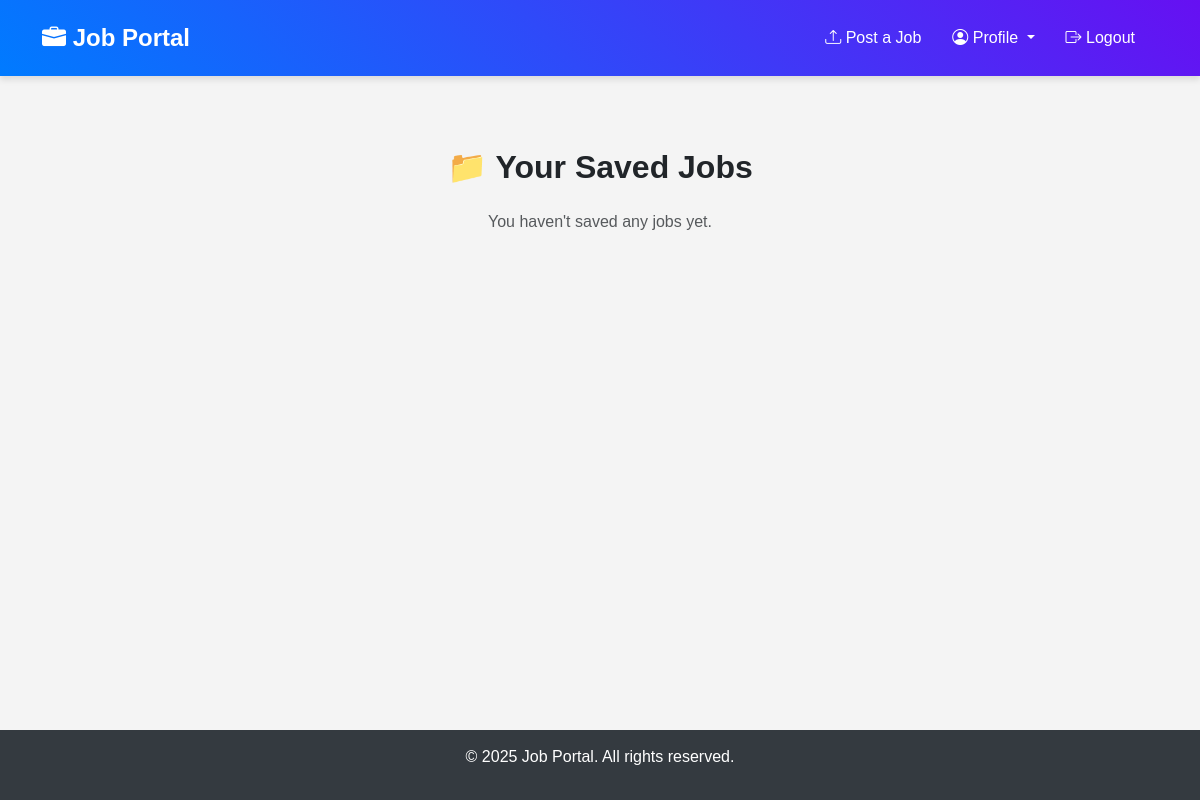
/saved-jobs/ (signed in), run on an earlier commit of the app's database.
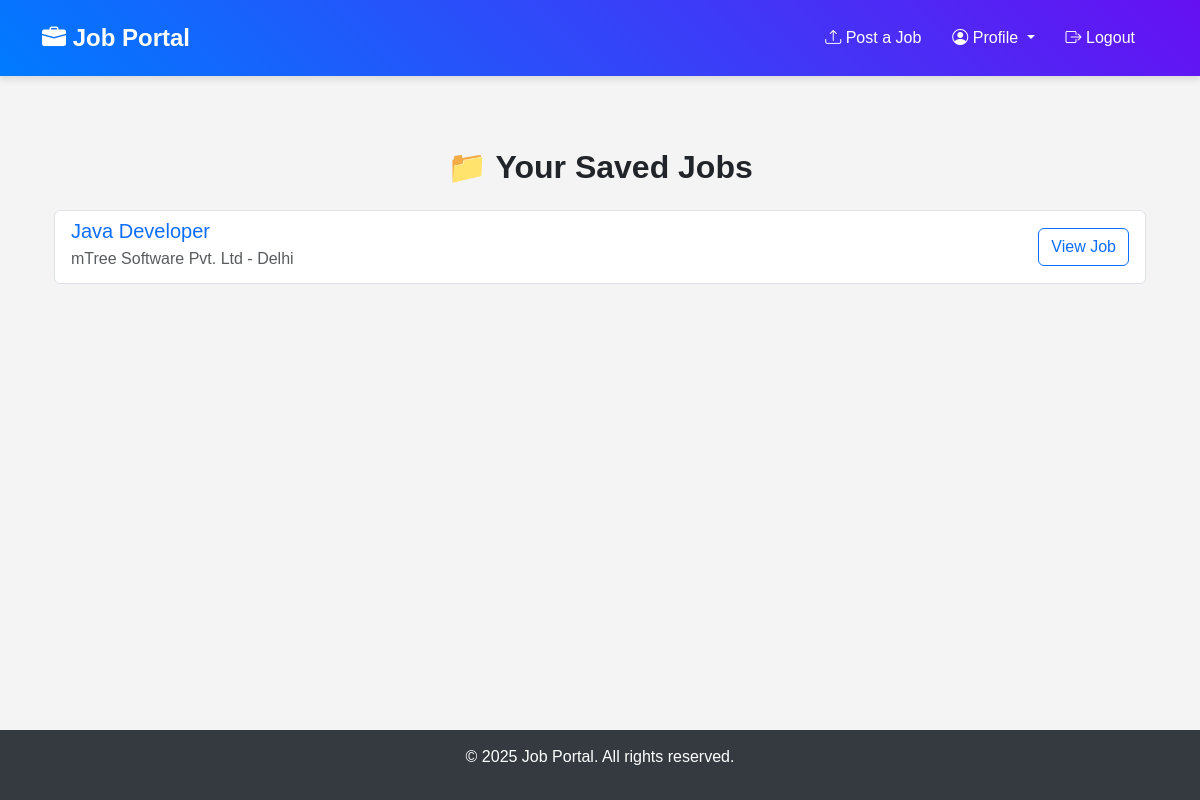
And on a later commit of the database.
### jobs/models.py (models this page shows, shortened)
class SavedJob(models.Model):
    user = models.ForeignKey(User, on_delete=models.CASCADE)
    job = models.ForeignKey("Job", on_delete=models.CASCADE)
    saved_at = models.DateTimeField(auto_now_add=True)
    class Meta:
        unique_together = ("user", "job")  # Prevent duplicate saves

class Job(models.Model):
    JOB_TYPE_CHOICES = [
        ("full_time", "Full Time"),
        ("part_time", "Part Time"),
        ("contract", "Contract"),
        ("internship", "Internship"),
    ]
    title = models.CharField(max_length=255)
    company = models.CharField(max_length=255)
    posted_by = models.ForeignKey(User, on_delete=models.CASCADE)
    description = models.TextField()
    job_type = models.CharField(max_length=50, choices=JOB_TYPE_CHOICES)
    location = models.CharField(max_length=255)
    salary = models.DecimalField(max_digits=10, decimal_places=2)
    experience = models.CharField(max_length=100)  # e.g., "2-3 years"
    education = models.CharField(max_length=100)  # e.g., "Bachelor's Degree"
    mandatory_skills = models.TextField()  # Comma-separated skills
    created_at = models.DateTimeField(auto_now_add=True)
    updated_at = models.DateTimeField(auto_now=True)

### jobs/views.py (the view)
# urls.py: path("saved-jobs/", SavedJobsListView.as_view(), name="saved_jobs_list"),
class SavedJobsListView(LoginRequiredMixin, View):
    template_name = "jobs/saved_jobs_list.html"
    def get(self, request):
        saved_jobs = SavedJob.objects.filter(user=request.user)
        return render(request, self.template_name, {"saved_jobs": saved_jobs})

### jobs/templates/jobs/saved_jobs_list.html (shortened to what this page needs)
{% extends 'jobs/base.html' %}
{% block content %}
<div class="container mt-5">
    <h2 class="text-center fw-bold">📁 Your Saved Jobs</h2>
    {% if saved_jobs %}
    <ul class="list-group mt-4">
        {% for saved_job in saved_jobs %}
        <li class="list-group-item d-flex justify-content-between align-items-center">
            <div>
                <h5 class="mb-1 text-primary">{{ saved_job.job.title }}</h5>
                <p class="mb-1 text-muted">{{ saved_job.job.company }} - {{ saved_job.job.location }}</p>
            </div>
            <a href="{% url 'job_detail' saved_job.job.id %}" class="btn btn-outline-primary">View Job</a>
        </li>
        {% endfor %}
    </ul>
    {% else %}
    <p class="text-center text-muted mt-4">You haven't saved any jobs yet.</p>
    {% endif %}
</div>
{% endblock %}

What changed in the data, as far as the page shows it:
added SavedJob: job "Java Developer", job.company "mTree Software Pvt. Ltd", job.location "Delhi"
Also different on the page:
text no longer shown: "You haven't saved any jobs yet."
